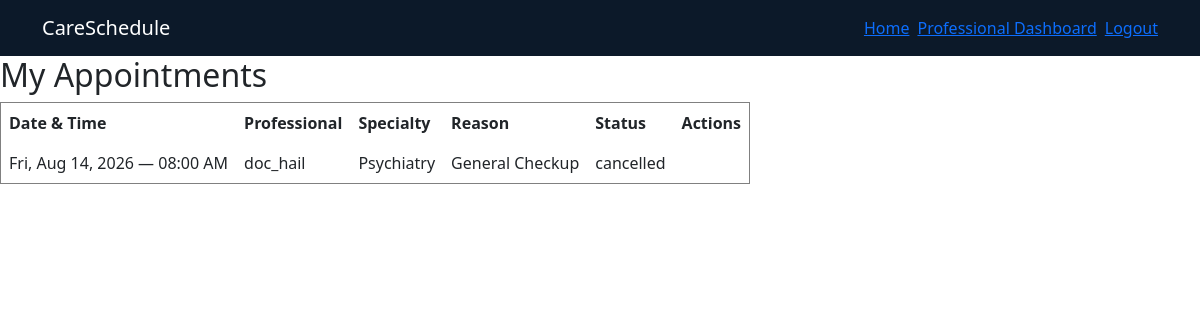
Before: /appointments (signed in) with the older database file.
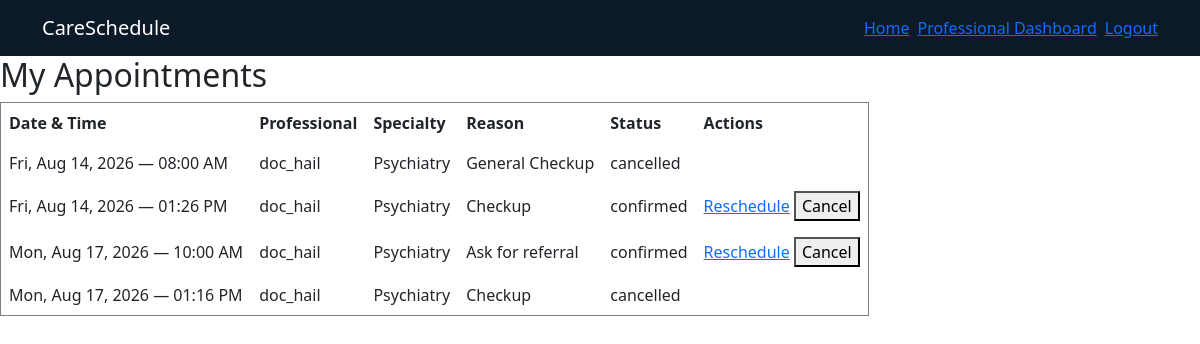
After: the same page with the newer database file.
### bp_app/models.py (models this page shows, shortened)
class Appointment(db.Model):
    __tablename__ = "appointment"
    id = db.Column(db.Integer, primary_key = True)
    reason = db.Column(db.Text, nullable = False)
    status = db.Column(db.Enum(AppointmentStatus), nullable= False, default = AppointmentStatus.CONFIRMED)
    scheduled_at = db.Column(db.DateTime, nullable=False)
    patient_id = db.Column(db.Integer, db.ForeignKey("patient.id"), nullable = False)
    patient = db.relationship("Patient", back_populates="appointments")
    availability_id = db.Column(
        db.Integer,
        db.ForeignKey("availability.id"),
        nullable=True,
        unique=True  # one slot can be booked once
    )
    availability = db.relationship(
        "Availability",
        back_populates="appointment"
    )

class Professional(UserMixin, db.Model):
    __tablename__ = "professional"
    id = db.Column(db.Integer, primary_key = True)
    email = db.Column(db.String(255), nullable = False, unique = True)
    username = db.Column(db.String(255), nullable = False, unique= True)
    password_hash = db.Column(db.String(255), nullable = False)
    firstname = db.Column(db.String(150), nullable = True)
    lastname = db.Column(db.String(150), nullable = True)
    specialty = db.Column(db.String(150), nullable = True)
    biography = db.Column(db.Text)
    availabilities = db.relationship(
        "Availability",
        back_populates = "professional"
    )

### bp_app/patient_routes.py (the view)
@patients.route("/appointments")
@login_required
def my_appointments():
    appointments = (Appointment.query
                    .filter_by(patient_id=current_user.id)
                    .order_by(Appointment.scheduled_at)
                    .all())
    return render_template("patients/my_appointments.html", appointments=appointments)

### bp_app/app.py (called while the page is built)
@login_manager.user_loader
def load_user(user_id):
    try:
        user_type, record_id = user_id.split(":", 1)
        model = {"Patient": Patient, "Professional": Professional}.get(user_type)
        return db.session.get(model, int(record_id)) if model else None
    except (AttributeError, TypeError, ValueError):
        return None

### bp_app/templates/patients/my_appointments.html
{% extends "base.html" %}
{% block content %}
    <h2>My Appointments</h2>
    {% if appointments %}
        <table border="1" cellpadding="8">
            <thead>
            <tr>
                <th>Date & Time</th>
                <th>Professional</th>
                <th>Specialty</th>
                <th>Reason</th>
                <th>Status</th>
                <th>Actions</th>
            </tr>
            </thead>
            <tbody>
            {% for appointment in appointments %}
                <tr>
                    <td>{{ appointment.scheduled_at.strftime('%a, %b %d, %Y — %I:%M %p') }}</td>
                    <td>{{ appointment.availability.professional.username if appointment.availability else '—' }}</td>
                    <td>{{ appointment.availability.professional.specialty if appointment.availability else '—' }}</td>
                    <td>{{ appointment.reason }}</td>
                    <td>{{ appointment.status.value }}</td>
                    <td>
                        {% if appointment.status.value == 'confirmed' %}
                            <a href="{{ url_for('patients.reschedule_appointment', appointment_id=appointment.id) }}">Reschedule</a>
                            <form action="{{ url_for('patients.cancel_appointment', appointment_id=appointment.id) }}"
                                  method="post" style="display:inline">
                                <button type="submit">Cancel</button>
                            </form>
                        {% endif %}
                    </td>
                </tr>
            {% endfor %}
            </tbody>
        </table>
    {% else %}
        <p>You have no appointments yet.
            <a href="{{ url_for('patients.book') }}">Book one now</a>.
        </p>
    {% endif %}
{% endblock %}

### bp_app/templates/base.html (shortened to what this page needs)
<!DOCTYPE html>
<html lang="en">
<head>
    <link href="https://cdn.jsdelivr.net/npm/bootstrap@5.3.8/dist/css/bootstrap.min.css" rel="stylesheet"
>
    <link rel="stylesheet" href="{{ url_for('static', filename='styles.css') }}">
    <link rel="stylesheet"
          href="https://cdn.jsdelivr.net/npm/bootstrap-icons@1.13.1/font/bootstrap-icons.min.css">
</head>
<body>
{% block header %}
<header>
    <nav class="navbar navbar-expand-sm ">
        <div class="container">
            <a class="navbar-brand text-white" href="#">CareSchedule</a>
            <div class="collapse navbar-collapse" id="navbarSupportedContent">
                <ul class="navbar-nav ms-auto mb-2 mb-lg-0 gap-2">
                    <li class="nav-item">
                        <a href="{{ url_for('main.home') }}">Home</a>
                    </li>
                    {% if current_user.is_authenticated %}
                        {% if current_user.__class__.__name__ == 'Professional' %}
                            <li class="nav-item">
                                <a href="{{ url_for('professional.dashboard') }}">Professional Dashboard</a>
                            </li>
                        {% else %}
                            <li class="nav-item">
                                <a href="{{ url_for('patients.dashboard') }}">Patient</a>
                            </li>
                        {% endif %}
                        <li class="nav-item">
                            <a href="{{ url_for('patients.logout') }}">Logout</a>
                        </li>
                    {% endif %}
                </ul>
            </div>
        </div>
    </nav>
</header>
{% endblock %}
<main>
    {% block content %}
    {% endblock %}
</main>
</body>
</html>

### bp_app/static/styles.css (style rules this page uses)
header { background: var(--app-navy); }

### bp_app/static/css/base.css (style rules this page uses)
:root { --app-teal: #1b7a96; --app-navy: #0C1929; --app-offwhite: #f7fafb; --app-success: #1e8a5f; --app-error: #c0201a; --app-bg: #eaf1f3; --app-border: #d3e0e4; --app-muted: #5c6b73; --app-teal-light: #4fa8c4; --app-muted-dark: #b9c5cc; }

Changed rows visible on the page:
added Appointment: scheduled_at "Fri, Aug 14, 2026 — 01:26 PM", availability.professional "doc_hail", availability.professional "Psychiatry", reason "Checkup", status.value "confirmed"
added Appointment: scheduled_at "Mon, Aug 17, 2026 — 10:00 AM", availability.professional "doc_hail", availability.professional "Psychiatry", reason "Ask for referral", status.value "confirmed"
added Appointment: scheduled_at "Mon, Aug 17, 2026 — 01:16 PM", availability.professional "doc_hail", availability.professional "Psychiatry", reason "Checkup", status.value "cancelled"
